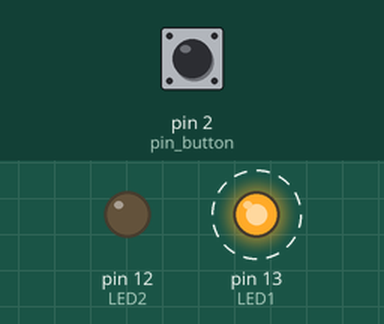
Bench run of a sketch on a simulated Arduino Uno, built with avr-gcc and run on an emulated ATmega328P. Parts: output pins drawn as LEDs (lit = HIGH). Dashed ring = blinking. Inputs (shaded band) come from the test bench; at power-on: pin 2 (pin_button) LOW.

Above: at 1.2 s.
1.3 s: pin 2 (pin_button) pulled HIGH for 0.15 s
At 3.3 s:
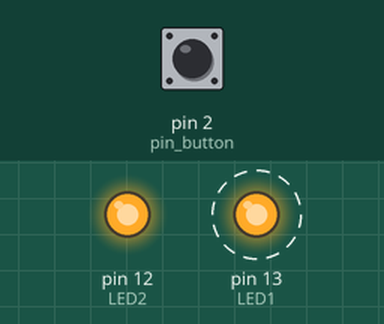
4.4 s: pin 2 (pin_button) pulled HIGH for 1 s
At 6.8 s:
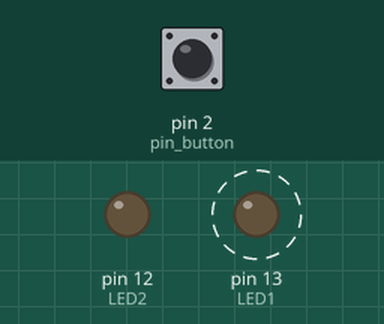
8.4 s: pin 2 (pin_button) pulled HIGH for 3.2 s
At 10.6 s:
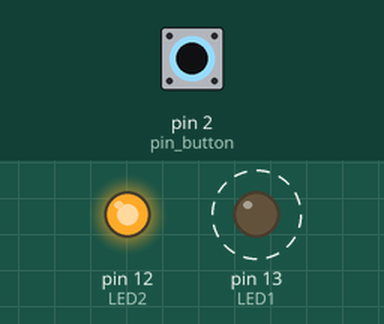
Timing chart, 0 to 20.6 s (numbered marks = the images above; inputs shaded):
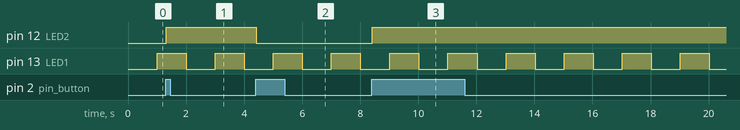

The sketch:

EX_17_03.ino
```cpp
int LED1 = 13, LED2 = 12;     // LED 연결 핀
int pin_button = 2;       // 버튼 연결 핀
boolean state1 = false, state2 = false;   // LED 상태
unsigned long time_previous = 0;

boolean PRESSED = HIGH;
boolean state_previous = !PRESSED;
boolean state_current;

void setup() {
  pinMode(LED1, OUTPUT);    // LED 연결 핀을 출력으로 설정
  pinMode(LED2, OUTPUT);
  pinMode(pin_button, INPUT);     // 버튼 연결 핀을 입력으로 설정
}

void loop() {
  unsigned long time_current = millis();  // 현재까지의 실행 시간

  // LED를 반전시킨 이전 시간 이후 1초 이상 시간이 지난 경우
  if (time_current - time_previous >= 1000) {
    time_previous = time_current;
    state1 = !state1;       // 13번 핀 LED 상태 반전
    digitalWrite(LED1, state1);     // 13번 핀 LED 상태 표시
  }

  state_current = get_button_state(pin_button);  // 버튼 상태 읽기

  if (state_current == PRESSED) {
    if (state_previous == !PRESSED) {
      state_previous = PRESSED;   // 이전 상태 갱신

      state2 = !state2;       // 12번 핀 LED 상태 반전
      digitalWrite(LED2, state2);     // 12번 핀 LED 상태 표시
    }
  }
  else {
    state_previous = !PRESSED;
  }
}

boolean get_button_state(byte pin_no) {
  if (digitalRead(pin_no) == PRESSED) { // 첫 번째 버튼 검사
    delay(20);
    if (digitalRead(pin_no) == PRESSED) { // 두 번째 버튼 검사
      return PRESSED;
    }
  }
  return !PRESSED;
}
```

Measured:
- after the input at 1.3 s, pin 12 (LED2): LOW → HIGH at once
- after the input at 4.4 s, pin 12 (LED2): HIGH → LOW at once
- after the input at 8.4 s, pin 12 (LED2): LOW → HIGH at once
- by itself, pin 13 (LED1): alternates HIGH for 1.0 s and LOW for 1.0 s
